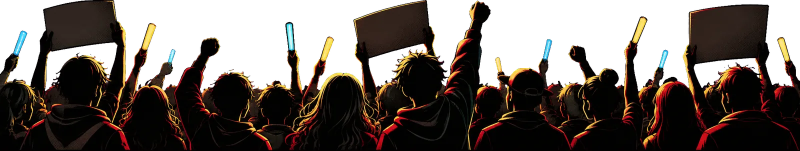
#> input picture art/crowd_strip.webp, 1600 x 301 px (shown at 1/2 size)
$ python import_plate_pack.py ../art/crowd_strip.webp ../art/ev_album.webp 5
#> lines starting #> are read from the running program, lines starting #| are printed output that depends on the picture; after the words box and inside, x2 and y2 are one past the last pixel; in counts of white or black regions, pixels touching at a corner belong together
import sys,json,io
from PIL import Image,ImageFilter
import numpy as np
from scipy import ndimage as ndi
# usage: imp.py image key1,key2,... [cols]
img,keys=sys.argv[1],sys.argv[2].split(',');cols=int(sys.argv[3]) if len(sys.argv)>3 else 4
raw=Image.open(img);HASA=raw.mode=='RGBA' and np.array(raw)[:,:,3].min()<10
#> further down, raw is the input picture: PIL image 1600x301 RGBA; mean R, G, B, A 26.2, 17.6, 11.8, 162.9
#> after `HASA = raw.mode == 'RGBA' and np.array(raw)[:, :, 3].min() < 10`: HASA = True
im=raw.convert('RGB');A=np.array(im).astype(float)
#> after `im = raw.convert('RGB')`:
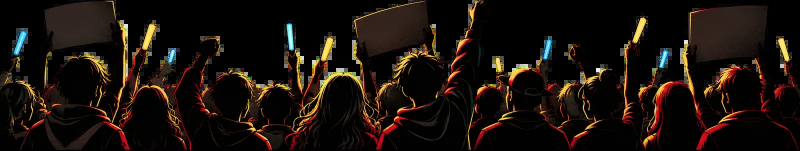
#> im: PIL image 1600x301 RGB (shown at 1/2 size); mean R, G, B 26.2, 17.6, 11.8
AL=np.array(raw)[:,:,3] if HASA else None
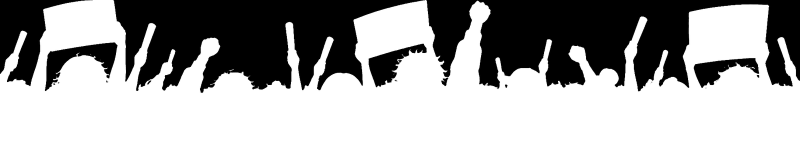
#> AL: shape (301, 1600) (shown at 1/2 size); min 0, max 255, mean 162.9
L=0.299*A[:,:,0]+0.587*A[:,:,1]+0.114*A[:,:,2]
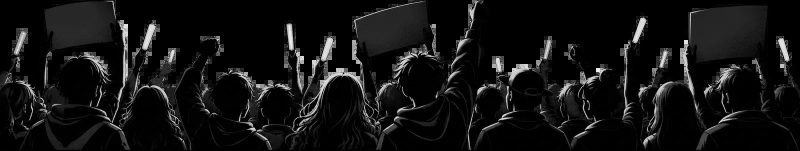
#> L: shape (301, 1600) float64 (shown at 1/2 size); min 0, max 255, mean 19.5
import os
THV=float(os.environ.get('TH','22'))
src=(L>THV) if os.environ.get('BLACKBG') else ((AL>40) if HASA else (L<THV))
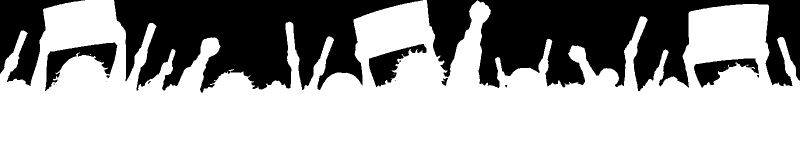
#> src: shape (301, 1600) bool (shown at 1/2 size); 64.4% white; 15 black regions (7 under 20 px), largest, box (x1, y1, x2, y2) and area: (853, 0, 1600, 182) 78372, (228, 0, 846, 185) 68707, (0, 0, 170, 172) 11932
dark=ndi.binary_closing(src,iterations=int(os.environ.get('IT','2')));fill=ndi.binary_fill_holes(dark)
#> after `dark = ndi.binary_closing(src, iterations=int(os.environ.get('IT', '2'`:
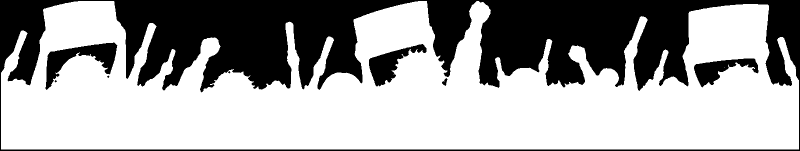
#> dark: shape (301, 1600) bool (shown at 1/2 size); 63.7% white; 8 black regions (3 under 20 px), largest, box (x1, y1, x2, y2) and area: (0, 0, 1600, 301) 162620, (91, 85, 235, 180) 4931, (738, 88, 853, 173) 3696, (1388, 117, 1517, 175) 3215, (884, 156, 895, 172) 90
#> after `fill = ndi.binary_fill_holes(dark)`:
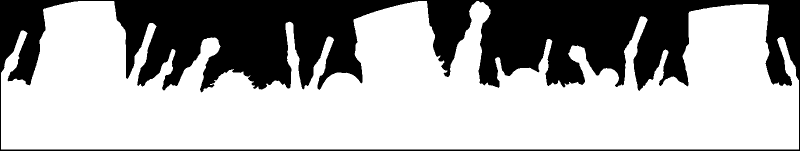
#> fill: shape (301, 1600) bool (shown at 1/2 size); 66.2% white; 1 black region, box (x1, y1, x2, y2) and area: (0, 0, 1600, 301) 162620
lab,n=ndi.label(fill)
#> n = 1
objs=[(i+1,s) for i,s in enumerate(ndi.find_objects(lab)) if (lab[s]==i+1).sum()>8000]
#> objs = 1 item
assert len(objs)==len(keys),(len(objs),len(keys))
H=A.shape[0];rows=int(np.ceil(len(keys)/cols))
#> after `H = A.shape[0]`: H = 301
cy=lambda o:(o[1][0].start+o[1][0].stop)/2;cx=lambda o:(o[1][1].start+o[1][1].stop)/2
objs.sort(key=lambda o:(int(cy(o)//(H/rows)),cx(o)))
#> (the run stopped early here; a loop or call above may not have finished)

$ run again, on art/ev_ann.webp
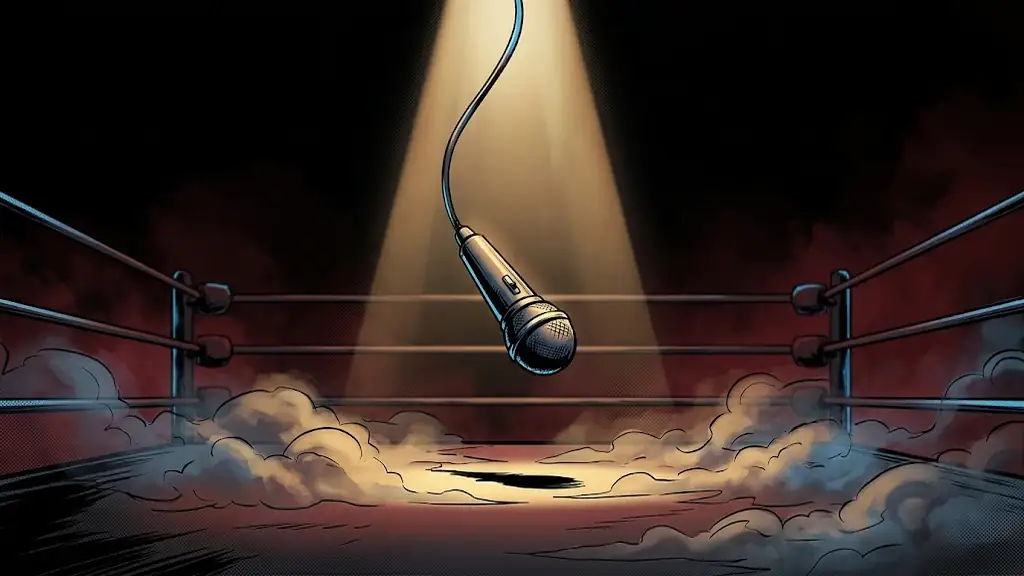
#> input picture art/ev_ann.webp, 1024 x 576 px
#> raw is the input picture: PIL image 1024x576 RGB; mean R, G, B 56.3, 43.1, 37.5
#> HASA = False
#> `src=(L>THV) if os.environ.get('BLACKBG') else ((AL>40) if HASA else (L..`:
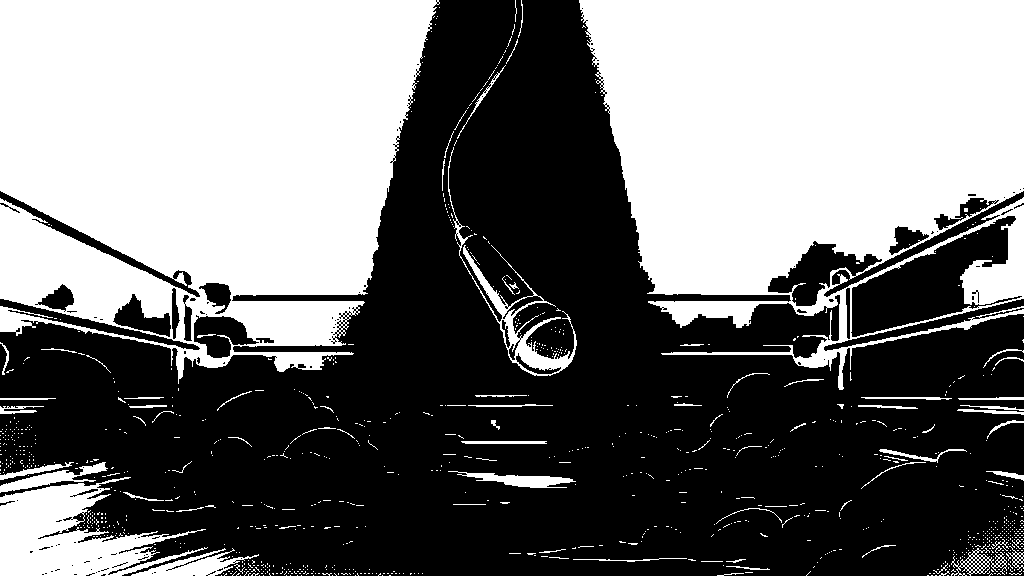
#> src: shape (576, 1024) bool; 45.1% white; 1020 white regions (940 under 20 px), largest, box (x1, y1, x2, y2) and area: (0, 0, 440, 384) 127125, (579, 0, 1024, 390) 115145, (0, 477, 208, 576) 10003
#> dark: shape (576, 1024) bool; 45.9% white; 487 white regions (421 under 20 px), largest, box (x1, y1, x2, y2) and area: (2, 2, 440, 384) 126935, (579, 2, 1022, 390) 115053, (2, 456, 271, 574) 14741
#> fill: shape (576, 1024) bool; 48.9% white; 484 white regions (420 under 20 px), largest, box (x1, y1, x2, y2) and area: (2, 2, 440, 384) 131150, (579, 2, 1022, 390) 127684, (2, 456, 271, 574) 14969
#> `lab,n=ndi.label(fill)`:
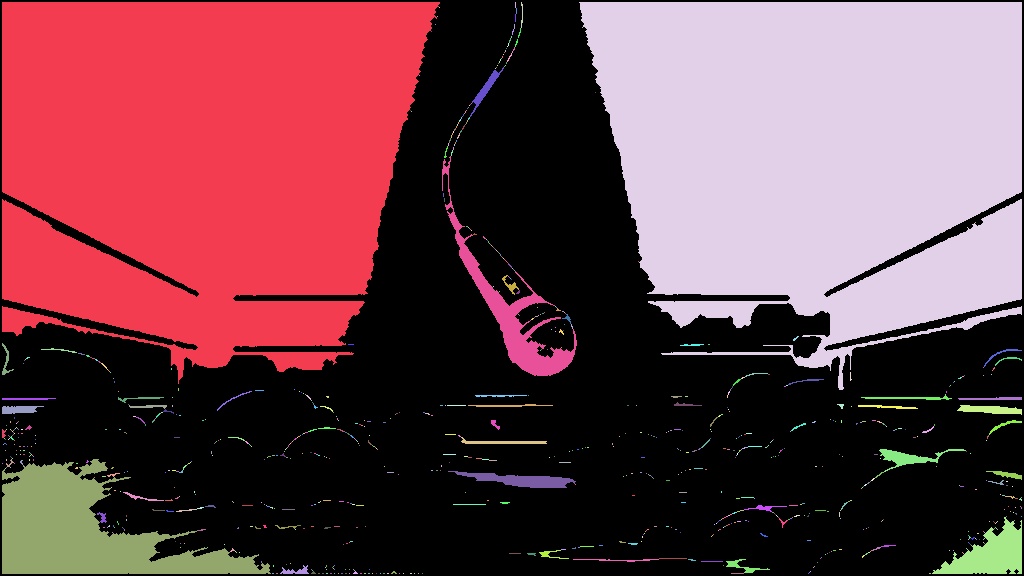
#> lab: shape (576, 1024) int32; 901 distinct labels, from 0 to 900; one colour per label, 0 black
#> n = 900
#> objs = 3 items
